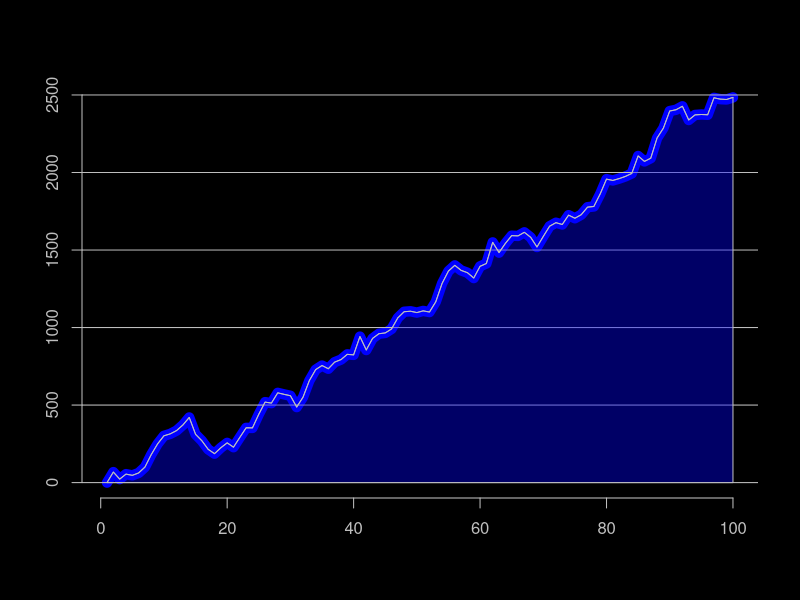

Reproduce this figure in R.
dif<-rnorm(99,20,50)
y<-c(0,cumsum(dif))
x<-1:100
par(bg='black',fg='black',col.axis='black')
plot(x,y,type='n')
par(bg='black',fg='grey',col.axis='grey',new=T)
lines(x,y,type='l',lty=1,col='blue',lwd=10)
abline(h=seq(0,5000,500),col='grey')
lines(x,y,type='l',lty=1)
polygon(c(x,max(x)),c(y,min(y)),col=rgb(0,0,1,alpha=0.4))
axis(1);axis(2)
